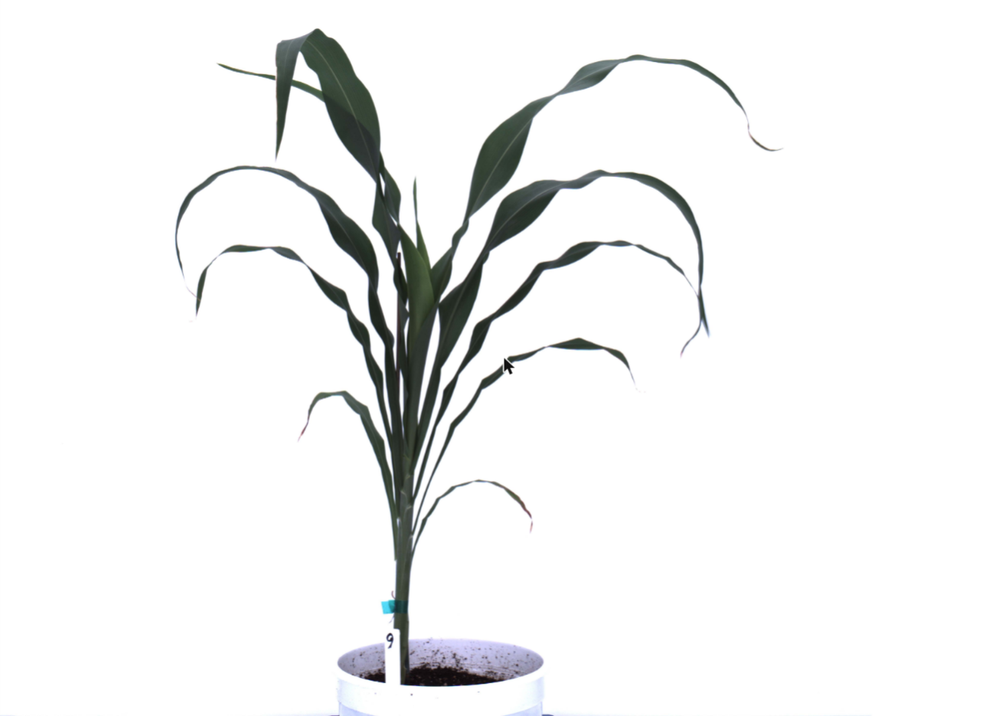
#> input picture research/sorghum-renders/btx-pawaga/targets/photo_greenhouse_BTX623_peerj_s001.png, 986 x 716 px, shrunk from 1288 x 935 before the run
$ python measure_render.py ../btx-pawaga/targets/photo_greenhouse_BTX623_peerj_s001.png
#> lines starting #> are read from the running program, lines starting #| are printed output that depends on the picture
"""Score a render against the field photographs.

    python measure_render.py <render.png>

Reports the numbers that separated the flat first attempt from the photos:
sky colour and blue/red ratio at the top of frame, darkest-percentile level,
and p99/p1 dynamic range. Targets come from IMG_4137, IMG_4163 and IMG_4171.
"""
import sys
from pathlib import Path

import numpy as np
from PIL import Image

TARGET = {
    "sky top RGB": "(108-118, 146-152, 212-214)",
    "sky blue/red": "1.8 - 2.0",
    "p1 (darkest 1 %)": "6 - 15",
    "p99/p1 range": "16x - 38x",
}


def box(a, fx0, fy0, fx1, fy1):
    h, w = a.shape[:2]
    r = a[int(h * fy0):int(h * fy1), int(w * fx0):int(w * fx1)]
    return r.reshape(-1, 3).mean(0)


def main() -> None:
    path = Path(sys.argv[1])
    a = np.asarray(Image.open(path).convert("RGB")).astype(float)
    lum = 0.2126 * a[..., 0] + 0.7152 * a[..., 1] + 0.0722 * a[..., 2]
    sky = box(a, 0.30, 0.02, 0.70, 0.10)
#> in box, `r = a[int(h * fy0):int(h * fy1), int(w * fx0):int(w * fx1)]`:
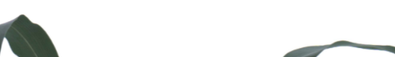
#> r: shape (57, 395, 3) float64; mean R, G, B 236.7, 238.1, 237.1
#> sky = [236.7, 238.1, 237.1]
    p1, p50, p99 = (np.percentile(lum, q) for q in (1, 50, 99))
#> p1 = 46.01; p50 = 255; p99 = 255
    rows = [
        ("sky top RGB", f"({sky[0]:.0f}, {sky[1]:.0f}, {sky[2]:.0f})"),
        ("sky blue/red", f"{sky[2] / max(sky[0], 1):.2f}"),
        ("p1 (darkest 1 %)", f"{p1:.0f}"),
        ("p50 (median)", f"{p50:.0f}"),
        ("p99/p1 range", f"{p99 / max(p1, 1):.0f}x"),
    ]
#> rows = [('sky top RGB', '(237, 238, 237)'), ('sky blue/red', '1.00'), ('p1 (darkest 1 %)', '46'), ('p50 (median)', '255'), ('p99/p1 range', '6x')]
    print(f"{path.name}")
    print(f"  {'metric':20s} {'render':>22s}   target")
    for name, value in rows:
        print(f"  {name:20s} {value:>22s}   {TARGET.get(name, '')}")
#> this loop made 5 passes
#> (name, value) on passes 1 to 5: ('sky top RGB', '(237, 238, 237)'), ('sky blue/red', '1.00'), ('p1 (darkest 1 %)', '46'), ('p50 (median)', '255'), ('p99/p1 range', '6x')
#|   sky top RGB                 (237, 238, 237)   (108-118, 146-152, 212-214)
#|   sky blue/red                           1.00   1.8 - 2.0
#|   p1 (darkest 1 %)                         46   6 - 15
#|   p50 (median)                            255
#|   p99/p1 range                             6x   16x - 38x


main()

$ run again, on research/sorghum-renders/btx-pawaga/targets/photo_greenhouse_Pawaga_peerj_s001.png
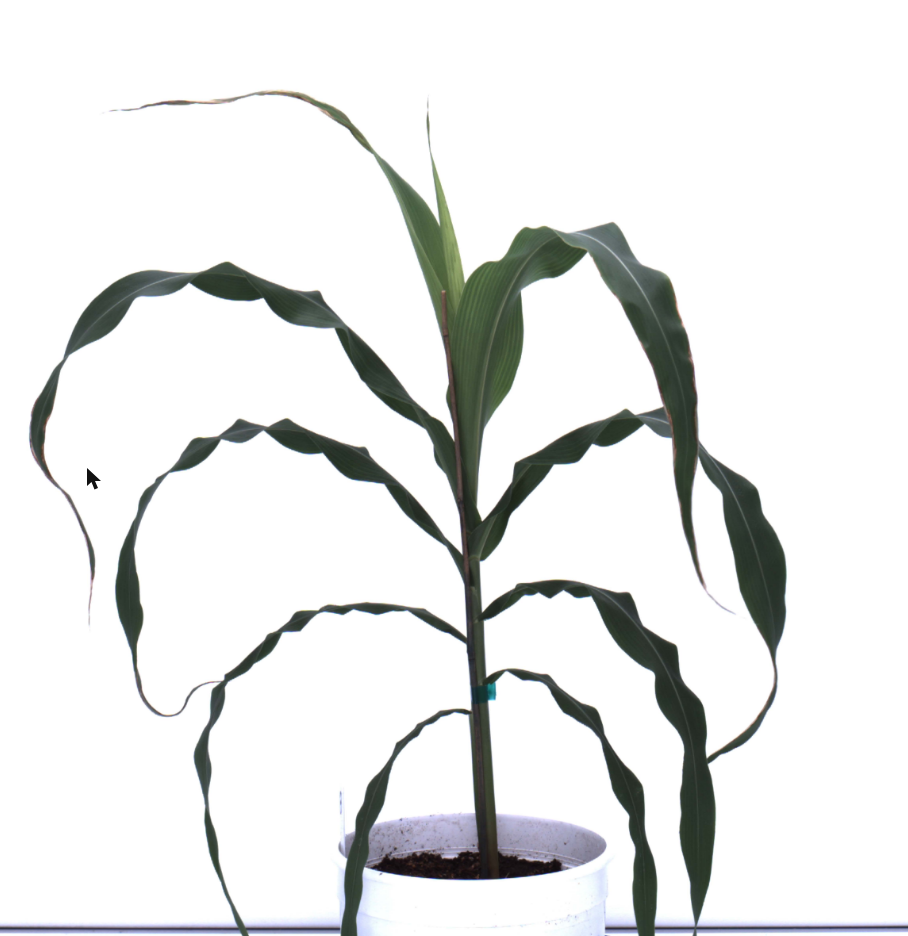
#> input picture research/sorghum-renders/btx-pawaga/targets/photo_greenhouse_Pawaga_peerj_s001.png, 908 x 936 px
#> in main, `lum = 0.2126 * a[..., 0] + 0.7152 * a[..., 1] + 0.0722 * a[..., 2]`:
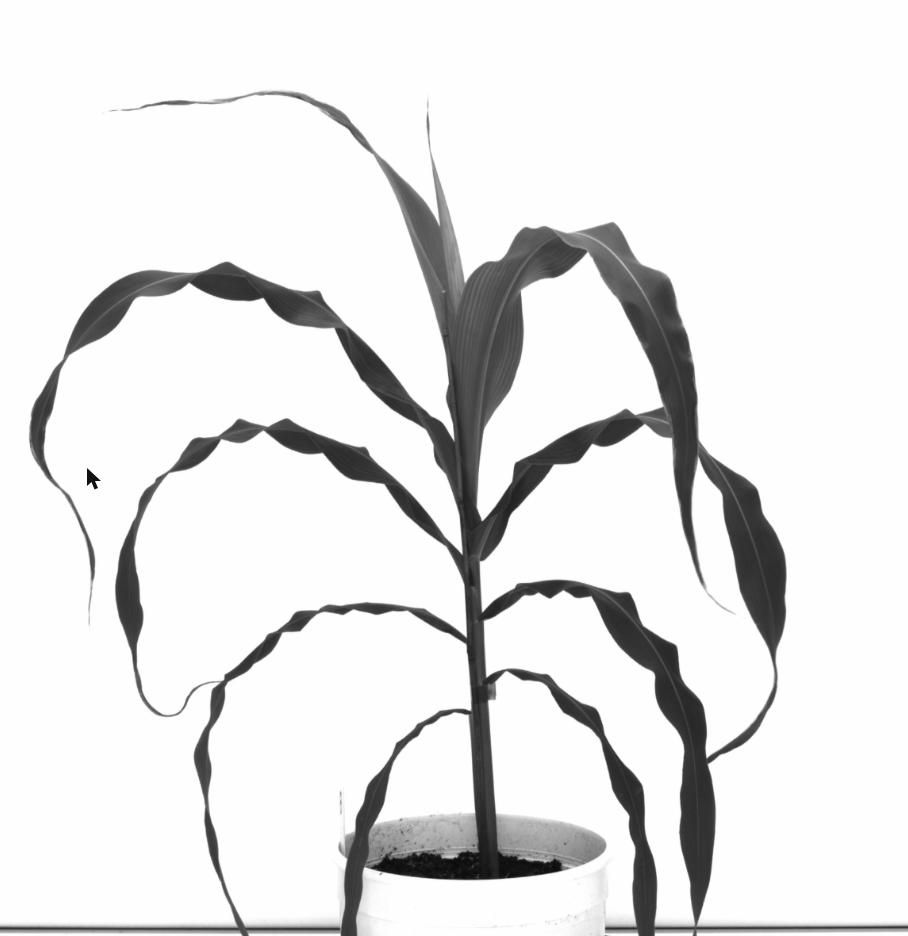
#> lum: shape (936, 908) float64; min 10.92, max 255, mean 229.6
#> sky = [254.9, 254.8, 254.7]
#> p1 = 46.01; p50 = 255
#> rows = [('sky top RGB', '(255, 255, 255)'), ('sky blue/red', '1.00'), ('p1 (darkest 1 %)', '46'), ('p50 (median)', '255'), ('p99/p1 range', '6x')]
#> the loop in main, `for name, value in rows:` made 5 passes
#> (name, value) on passes 1 to 5: ('sky top RGB', '(255, 255, 255)'), ('sky blue/red', '1.00'), ('p1 (darkest 1 %)', '46'), ('p50 (median)', '255'), ('p99/p1 range', '6x')
#> (printed output is left out)
